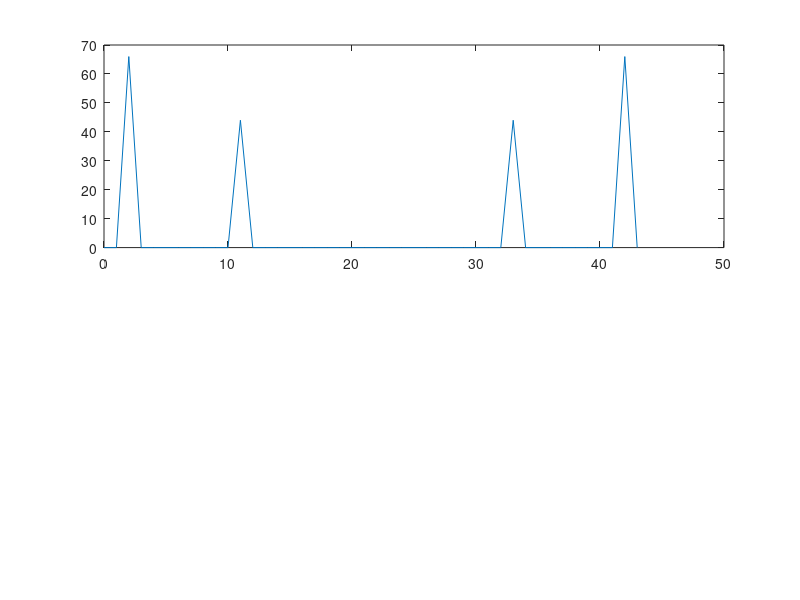

Write MATLAB code to recreate this figure. (Note: this script raises an error after producing the figure.)
close all;
clear all;
clc;

n = [0:43];
x = 2 * cos((pi/2)*n) - 3 * sin((pi/11)*n);
dft_x = fft(x);

figure;
subplot(211);
plot(n, abs(dft_x))

X = myFFT(x);
subplot(212);
plot(n, abs(X))

function [my_fft] = myFFT(input_signal)
    N = size(input_signal, 2);
    even_signal = input_signal(1:2:end);
    odd_signal = input_signal(2:2:end);

    fft_even = fft(even_signal);
    fft_odd = fft(odd_signal);

    WN = exp(((-1i*2*pi)/N) * (0:N/2-1));

    my_fft = [fft_even + WN.*fft_odd fft_even - WN.*fft_odd];
end